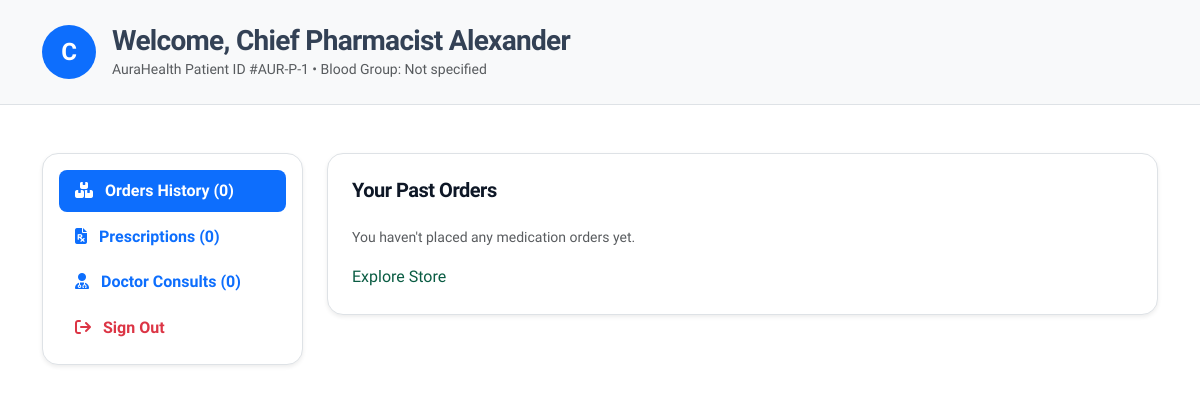
The page /dashboard/ (signed in) on the database its author committed.
### apps/core/models.py (models this page shows, shortened)
class User(AbstractUser):
    USER_TYPE_CHOICES = (
        ('PATIENT', 'Patient / Customer'),
        ('PHARMACIST', 'Certified Pharmacist'),
        ('DOCTOR', 'Doctor / Healthcare Specialist'),
        ('ADMIN', 'Administrator'),
    )
    user_type = models.CharField(max_length=20, choices=USER_TYPE_CHOICES, default='PATIENT')
    phone_number = models.CharField(max_length=20, blank=True, null=True)
    avatar = models.ImageField(upload_to='avatars/', blank=True, null=True)
    date_of_birth = models.DateField(blank=True, null=True)
    blood_group = models.CharField(max_length=10, blank=True, null=True)
    medical_allergies = models.TextField(blank=True, null=True)
    emergency_contact = models.CharField(max_length=100, blank=True, null=True)
    @property
    def full_name(self):
        if self.first_name or self.last_name:
            return f"{self.first_name} {self.last_name}".strip()
        return self.username

### apps/core/views.py (the view)
# urls.py: path('dashboard/', user_dashboard_view, name='dashboard'),
@login_required(login_url='/')
def user_dashboard_view(request):
    orders = Order.objects.filter(user=request.user)
    prescriptions = Prescription.objects.filter(user=request.user)
    consultations = ConsultationRequest.objects.filter(user=request.user)
    return render(request, 'pages/dashboard.html', {
        'orders': orders,
        'prescriptions': prescriptions,
        'consultations': consultations,
    })

### templates/pages/dashboard.html (shortened to what this page needs)
{% extends 'base.html' %}
{% load static %}
{% block content %}
<div class="bg-light py-4 border-bottom">
  <div class="container">
    <div class="d-flex align-items-center gap-3">
      <div class="rounded-circle bg-primary text-white d-flex align-items-center justify-content-center fw-bold fs-4" style="width: 54px; height: 54px;">
        {{ user.first_name|default:user.username|make_list|first|upper }}
      </div>
      <div>
        <h1 class="h3 fw-bold text-navy-800 mb-0">Welcome, {{ user.full_name|default:user.username }}</h1>
        <div class="text-muted small">AuraHealth Patient ID #AUR-P-{{ user.id }} • Blood Group: {{ user.blood_group|default:"Not specified" }}</div>
      </div>
    </div>
  </div>
</div>
<div class="container py-5">
  <div class="row g-4">
    <div class="col-lg-3">
      <div class="card border rounded-4 p-3 shadow-sm bg-white mb-4">
        <div class="nav flex-column nav-pills" id="v-pills-tab" role="tablist">
          <button class="nav-link active rounded-3 text-start fw-bold py-2 mb-1" id="tab-orders-t" data-bs-toggle="pill" data-bs-target="#tab-orders" type="button"><i class="fa-solid fa-boxes-stacked me-2"></i> Orders History ({{ orders.count }})</button>
          <button class="nav-link rounded-3 text-start fw-bold py-2 mb-1" id="tab-rx-t" data-bs-toggle="pill" data-bs-target="#tab-rx" type="button"><i class="fa-solid fa-file-prescription me-2"></i> Prescriptions ({{ prescriptions.count }})</button>
          <button class="nav-link rounded-3 text-start fw-bold py-2 mb-1" id="tab-consult-t" data-bs-toggle="pill" data-bs-target="#tab-consult" type="button"><i class="fa-solid fa-user-doctor me-2"></i> Doctor Consults ({{ consultations.count }})</button>
          <button class="nav-link rounded-3 text-start fw-bold py-2 text-danger" onclick="document.getElementById('nav-logout-form').submit()"><i class="fa-solid fa-arrow-right-from-bracket me-2"></i> Sign Out</button>
        </div>
      </div>
    </div>
    <div class="col-lg-9">
      <div class="tab-content" id="v-pills-tabContent">
        <div class="tab-pane fade show active" id="tab-orders" role="tabpanel">
          <div class="card border rounded-4 p-4 shadow-sm bg-white">
            <h5 class="fw-bold text-navy-800 mb-4">Your Past Orders</h5>
            {% if orders %}
              {% for ord in orders %}
                <div class="border rounded-4 p-3 mb-3">
                  <div class="d-flex justify-content-between align-items-center mb-2 pb-2 border-bottom">
                    <div>
                      <strong class="text-navy-800">Order #{{ ord.order_number }}</strong>
                      <div class="text-muted small">{{ ord.created_at|date:"M d, Y H:i" }}</div>
                    </div>
                    <div class="text-end">
                      <span class="badge bg-success">{{ ord.get_order_status_display }}</span>
                      <div class="fw-bold text-primary mt-1">${{ ord.final_amount }}</div>
                    </div>
                  </div>
                  <div class="small text-muted mb-2">
                    Items: {% for item in ord.items.all %}{{ item.quantity }}x {{ item.product_name }}{% if not forloop.last %}, {% endif %}{% endfor %}
                  </div>
                  <a href="{% url 'order-track' %}?order_number={{ ord.order_number }}" class="btn btn-sm btn-outline-primary rounded-pill">
                    <i class="fa-solid fa-location-dot me-1"></i> Track Live Delivery
                  </a>
                </div>
              {% endfor %}
            {% else %}
              <p class="text-muted small">You haven't placed any medication orders yet.</p>
              <a href="{% url 'shop' %}" class="aura-btn-primary btn-sm">Explore Store</a>
            {% endif %}
          </div>
        </div>
      </div>
    </div>
  </div>
</div>
{% endblock %}

### static/css/antixor.css (style rules this page uses)
:root { --antixor-green-primary: #0a5c43; --antixor-green-hover: #064431; --antixor-green-accent: #10b981; --antixor-green-badge: #d1fae5; --antixor-green-badge-txt: #065f46; --antixor-mint-bg: #e6f7f2; --antixor-mint-soft: #edf9f5; --antixor-mint-light: #f4fbf8; --antixor-dark-teal: #072635; --antixor-dark-footer: #0a2533; --antixor-dark-navy: #051b26; --antixor-heading-dark: #0e1726; --antixor-body-slate: #334155; --antixor-muted-slate: #64748b; --antixor-border-slate: #e2e8f0; --antixor-bg-light: #f8fafc; --antixor-white: #ffffff; --antixor-gold-star: #f59e0b; --antixor-coral-badge: #f43f5e; --antixor-blue-badge: #0284c7; --antixor-radius-pill: 9999px; --antixor-radius-card: 20px; --antixor-radius-inner: 14px; --antixor-shadow-sm: 0 2px 8px rgba(14, 23, 38, 0.04); --antixor-shadow-card: 0 10px 30px -4px rgba(14, 23, 38, 0.06); --antixor-shadow-hover: 0 18px 40px -4px rgba(10, 92, 67, 0.14); --antixor-transition: all 0.28s cubic-bezier(0.16, 1, 0.3, 1); }
* { box-sizing: border-box; }
body { font-family: 'Plus Jakarta Sans', system-ui, -apple-system, sans-serif; color: var(--antixor-body-slate); background-color: var(--antixor-white); line-height: 1.6; overflow-x: hidden; -webkit-font-smoothing: antialiased; }
h1, h2, h3, h4, h5, h6 { color: var(--antixor-heading-dark); font-weight: 700; letter-spacing: -0.025em; }
a { color: var(--antixor-green-primary); text-decoration: none; transition: var(--antixor-transition); }

### rows shown on the page
User: first_name|make_list "C", full_name "Chief Pharmacist Alexander", id "1", blood_group "Not specified"

### other values the page prints
{{ orders.count }} "0"
{{ prescriptions.count }} "0"
{{ consultations.count }} "0"
